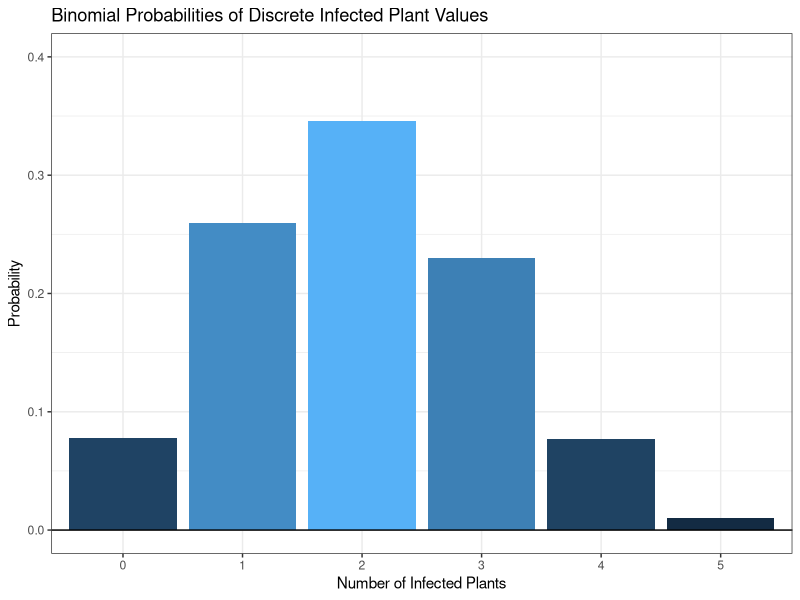

Recreate this plot in R.
## ---- chunk 1

pbinom(q = 6, size = 20, prob = 0.2) - pbinom(q = 2, size = 20, prob = 0.2)

## ---- chunk 2

1 - pbinom(q = 1, size = 20, prob = 0.2)

## ---- chunk 3

pbinom(q = 3, size = 20, prob = 0.2)

## ---- chunk 4


(1 - ppois(q = 1, lambda = 0.929)) * 550

## ---- chunk 5

dpois(x = 0, lambda = 2.2)

dpois(x = 0, lambda = 2.2)^6

## ---- chunk 6

library(ggplot2)


data <- data.frame(
  'Number_of_infected_plants' = c(0:5), 
  'Probability' = dbinom(c(0:5), size = 5, p = 0.40)
)

ggplot(data, aes(x = factor(Number_of_infected_plants), y = Probability, fill = Probability)) +
  geom_bar(stat = 'identity') +  
  scale_y_continuous(limits = c(0, 0.4)) +
  labs(
    x = "Number of Infected Plants",       
    y = "Probability",              
    title = "Binomial Probabilities of Discrete Infected Plant Values"  
  ) +
  theme(
    axis.text = element_text(size = 15),  
    axis.title = element_text(size = 18, face = "bold"), 
    plot.title = element_text(size = 20, face = "bold")) +
  geom_hline(yintercept = 0) +
  theme_bw() +
  theme(legend.position = "none")

  



## ---- chunk 7

1 - pbinom(q = 2, size = 5, prob = 0.4)

## ---- chunk 8

pnorm(q = 480, mean = 528, sd = 55)

## ---- chunk 9

pnorm(q = 480, mean = 528, sd = 55) * 2

## ---- chunk 10

pnorm(q = 4, mean = 5.759, sd = 0.848)

## ---- chunk 11

pnorm(q = 6, mean = 5.759, sd = 0.848) - pnorm(q = 5, mean = 5.759, sd = 0.848)

## ---- chunk 12

qnorm(p = 1 - 0.025, mean = 5.759, sd = 0.848)

## ---- chunk 13

1 - pnorm(q = 6, mean = 5.759, sd = 0.848)

## ---- chunk 14

1 - pbinom(q = 9, size = 25, prob = 0.20)

